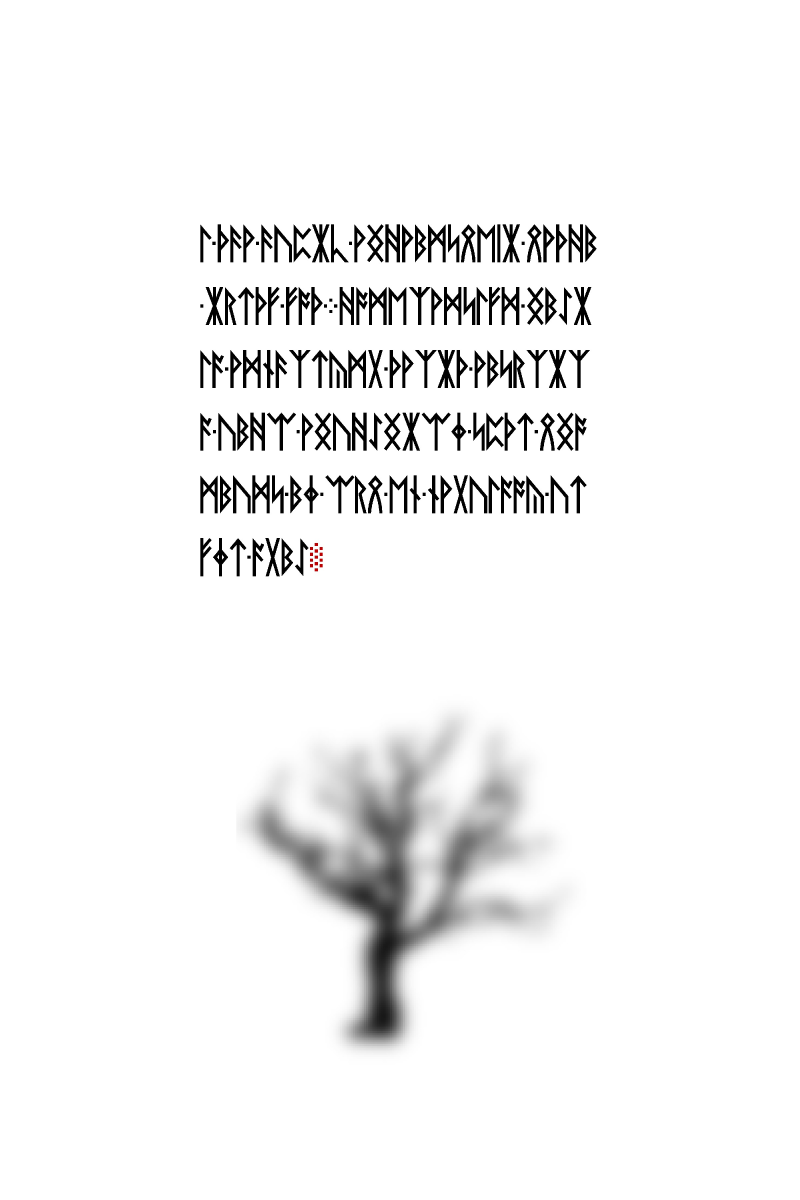
#> input picture resources/liber-primus/49.jpg, 2400 x 3600 px, found by its file name (shown at 1/3 size)
$ python lp2_p50_agent1_independent_repro.py
#> lines starting #> are read from the running program, lines starting #| are printed output that depends on the picture
#!/usr/bin/env python3
"""Independent p49-p51 transcription and 2016 p50 navigation-route reproduction.
No canonical grid JSON or existing SFT is loaded.
"""
from collections import Counter
import hashlib, json, re
from pathlib import Path

# Direct visual transcription: scan 66.jpg (p49), 67.jpg (p50), 68.jpg (p51).
# Signed 2016 word source: cicada2016-4gq25-outguess.asc, Git blob a0d8bd2d73613e01cd8a2103d5721b2b998ee482.
# GP29 order/prime source: 2013-twitter-stage-gematria-source.md, Git blob 12aae534f524962e5e3215b7a377ef587604fa8f.
# DH candidate depths p,g,a,b,A,B,K are the seven values documented in the existing source reconstruction.
R=[
"3N 3p 2l 36 1b 3v 26 33","1W 49 2a 3g 47 04 33 3W",
"21 3M 0F 0X 1g 2H 0x 1R","1n 3I 2r 0P 2U 16 2L 2D",
"1t 1s 3H 0d 0s 1K 2D 05","1K 1O 0S 1D 3o 1l 3J 1G",
"4D 0G 0l 0x 1Q 2p 2a 1K","4E 1w 2Q 19 1k 3G 24 0p",
"22 4F 0P 3C 3J 1D 2n 1m","2i 1J 3P 2v 1s 2O 0k 1M",
"2M 0w 3L 3D 2r 0S 1p 15","3V 3e 3I 0n 3u 1O 0u 0Z",
"3g 2U 1C 0Y 1N 3n 0W 3Q","22 13 0V 3c 0E 34 0W 1t",
"1D 2N 3H 47 0s 2p 0Z 34","0g 3v 1Q 0s 0D 0K 2h 3D",
"3L 2x 1Q 20 2n 2L 1C 2p","0A 29 3r 0D 45 0k 2e 2W",
"25 3U 1W 2r 46 2s 2X 39","3p 0X 0E 1q 0q 4B 49 48",
"3r 3b 3C 1M 1j 0I 4A 48","40 3m 4E 0s 2S 1v 3T 0I",
"3t 2B 2k 2t 2O 0e 2l 1L",
"28 2a 0J 1L 0c 3C 2o 0X","00 2Z 2d 1T 2u 1t 1j 0l",
"1o 1E 3T 18 3E 1G 27 0L","0v 2t 06 11 1A 2U 4B 1O",
"2M 3d 2S 0x 0w 0q 0p 2V","18 0q 1D 49 2O 00 1v 2t",
"1k 3s 3G 21 3w 0W 29 2r","2O 2L 0g 3Y 0M 0u 3I 3C",
"1r 2c 2q 3o 30 0a 39 1K"]
A60="0123456789ABCDEFGHIJKLMNOPQRSTUVWXYZabcdefghijklmnopqrstuvwx"
A59=A60.replace("f","")
GP=["F","U","TH","O","R","C","G","W","H","N","I","J","EO","P","X","S","T","B","E","M","L","NG","OE","D","A","AE","Y","IA","EA"]
PR=[2,3,5,7,11,13,17,19,23,29,31,37,41,43,47,53,59,61,67,71,73,79,83,89,97,101,103,107,109]
IX={s:i for i,s in enumerate(GP)}; PV=dict(zip(GP,PR)); IX.update(V=IX["U"],K=IX["C"]); PV.update(V=PV["U"],K=PV["C"])
DG=("TH","EO","NG","OE","AE","IA","EA")
BODY="""Hello.

The path lies empty; epiphany seeks the devoted.

Liber Primus is the way.  Its words are the map, their
meaning is the road, and their numbers are the direction.

Seek and you will be found.

Good luck.

3301

Beware false paths.  Verify OpenPGP 7A35090F."""
WORDS=[w.upper() for w in re.findall(r"[A-Za-z0-9]+",BODY) if w.isalpha()]
DEPTHS=[("p",23),("g",5),("a",6),("b",15),("A",8),("B",19),("K",2)]
RUNE_COUNT=121
IMG_SHA={"49.jpg":"c0f778187a8e9ddbfc667a65929ac567430a2e38278a2022377984ac084e5f72",
"66.jpg":"aa3f89156756edf8b796a470a14a3db96516ad2fedf1ed98ccabc1a1cddc0335",
"67.jpg":"bd6d4a3678fa37197bd43c58861273dc59604b5b68dfa20de1ec13f0704be776",
"68.jpg":"2b9d60f62b2bc65d040f7ae1bc0960d5a44ca251d2730d049a618074a83e208b"}

def rune_tokens(w):
    w=w.upper(); out=[]; i=0
    while i<len(w):
        p=w[i:i+2]
        if p in DG: out.append(p); i+=2
        else:
            if w[i] not in IX: raise ValueError((w,i))
            out.append(w[i]); i+=1
    return out

def encodings():
    names=("GP0","GP0mod256","GP1","GP1mod256","GPprime","GPprimemod256","runeCount")
    out={n:[] for n in names}
    for w in WORDS:
        rs=rune_tokens(w); a=sum(IX[x] for x in rs); b=sum(IX[x]+1 for x in rs); c=sum(PV[x] for x in rs)
        for n,v in (("GP0",a),("GP0mod256",a%256),("GP1",b),("GP1mod256",b%256),("GPprime",c),("GPprimemod256",c%256),("runeCount",len(rs))): out[n].append(v)
    return out

def decode(tokens,alphabet):
    if any(ch not in alphabet for t in tokens for ch in t): return None
    return [alphabet.index(t[0])*len(alphabet)+alphabet.index(t[1]) for t in tokens]

def traversals(mat):
    out={}
    for axis in ("row","column"):
        for mr in (False,True):
            for nr in (False,True):
                if axis=="row":
                    major=range(31,-1,-1) if mr else range(32); minor=range(7,-1,-1) if nr else range(8)
                    v=[mat[r][c] for r in major for c in minor]
                else:
                    major=range(7,-1,-1) if mr else range(8); minor=range(31,-1,-1) if nr else range(32)
                    v=[mat[r][c] for c in major for r in minor]
                out[f"{axis}-major_{'rev' if mr else 'fwd'}_minor_{'rev' if nr else 'fwd'}"]=v
    return out

def follow(t,s,d,off):
    p=[s]
    for _ in range(d):
        i=s-off
        if not 0<=i<256:return None
        s=t[i]+off;p.append(s)
    return p

def graph(t):
    seen=set(); cyc=[]
    for s in range(256):
        if s in seen:continue
        p=[]; pos={}; x=s
        while x not in pos and x not in seen:pos[x]=len(p);p.append(x);x=t[x]
        if x in pos:
            c=p[pos[x]:];k=c.index(min(c));cyc.append(c[k:]+c[:k])
        seen.update(p)
    cyc.sort(key=lambda c:(len(c),c)); co={}
    for i,c in enumerate(cyc):
        for x in c:co[x]=i
    for v in range(256):
        x=v; path=[]
        while x not in co and x not in path:path.append(x);x=t[x]
        if x in co:co[v]=co[x]
    bas=[sum(co.get(v)==i for v in range(256)) for i in range(len(cyc))]
    ind=Counter(t)
    return cyc,bas,sorted(Counter(ind.get(i,0) for i in range(256)).items())

def main():
    assert len(R)==32 and all(len(x.split())==8 for x in R) and len(WORDS)==43
    tok=[t for row in R for t in row.split()]; assert len(tok)==256
    for name,want in IMG_SHA.items():
        p=Path("resources/liber-primus")/name
        if p.exists():
            got=hashlib.sha256(p.read_bytes()).hexdigest(); assert got==want,(name,got,want)
            print("image_sha256",name,got)
    try:
        import numpy as np
        from PIL import Image
        from scipy.ndimage import label
        im=np.asarray(Image.open(Path("resources/liber-primus")/"49.jpg").convert("L"))
        labels,_=label(im[600:1800,550:1850]<128); areas=np.bincount(labels.ravel())[1:]
#> after `labels, _ = label(im[600:1800, 550:1850] < 128)`:
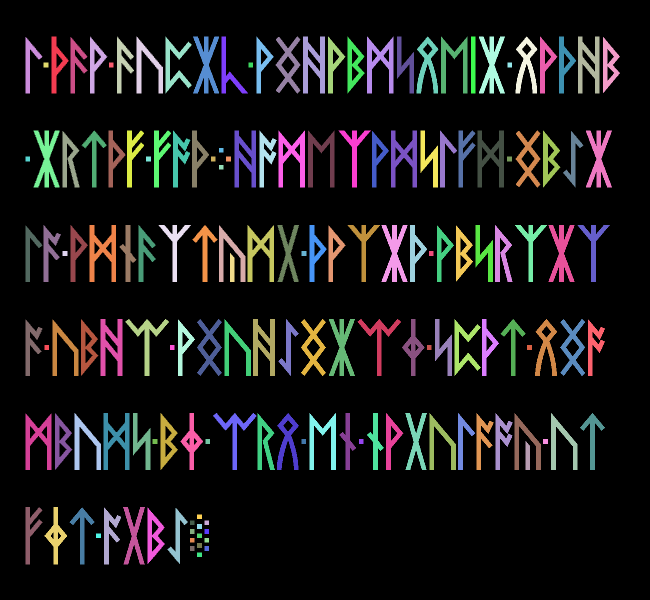
#> labels: shape (1200, 1300) int32 (shown at 1/2 size); 161 distinct labels, from 0 to 160; one colour per label, 0 black
#> after `areas = np.bincount(labels.ravel())[1:]`: areas = 160 values, max 3072 at index 45, min 81 at index 52, mean 1524.7
        big=areas[areas>=500]; small=areas[areas<500]
#> after `big = areas[areas >= 500]`: big = 121 values, max 3072 at index 41, min 1026 at index 16, mean 1980.2
#> after `small = areas[areas < 500]`: small = 39 values, max 481 at index 14, min 81 at index 4, mean 111.5
        bands=[(650,820),(840,1000),(1020,1190),(1210,1380),(1400,1560),(1580,1750)]
        counts=[]
        for lo,hi in bands:
            n=0
            for k,a in enumerate(areas,1):
                if a<500: continue
                ys,xs=np.where(labels==k)
                if len(ys) and lo<=(ys.min()+ys.max())/2+600<hi: n+=1
            counts.append(n)
#> after the loop, counts = [25, 23, 23, 21, 22, 7]
        assert len(big)==121 and counts==[25,23,23,21,22,7] and len(small)==39
        assert int(small.max())==481 and int(big.min())==1026
        print("p32_image_rune_count",len(big),"line_counts",counts,"punctuation_components",len(small))
#| p32_image_rune_count 121 line_counts [25, 23, 23, 21, 22, 7] punctuation_components 39
    except ImportError:
        print("p32_image_rune_count=121 (optional Pillow/NumPy/SciPy check unavailable)")
    assert all(c in A59 for t in tok for c in t)
    b60=decode(tok,A60); assert b60 and min(b60)==0 and max(b60)==255
    raw="\n".join(R)+"\n"
    print("tokens=256 transcription_sha256="+hashlib.sha256(raw.encode()).hexdigest())
    print("base60_vector_sha256="+hashlib.sha256(bytes(b60)).hexdigest(),"cell199",tok[199],b60[199])
    cyc,bas,ind=graph(b60); print("cycles",cyc,"basins",bas,"indegree",ind)
    E=encodings()
    for w in ("EPIPHANY","SEEKS","THE","DEVOTED","EMPTY"):
        i=WORDS.index(w); print(w,{k:v[i] for k,v in E.items()})
    hits=[]; tested=0
    for radix,alpha in (("base59",A59),("base60",A60)):
        decoded=decode(tok,alpha)
        if decoded is None:continue
        mat=[decoded[i*8:(i+1)*8] for i in range(32)]
        for tr,t in traversals(mat).items():
            for enc,vs in E.items():
                for dn,d in DEPTHS:
                    for off,addr in ((0,"zero-based"),(1,"one-based")):
                        for wi in range(40):
                            tested+=1; a,b,c,e=(vs[wi+j] for j in range(4))
                            if a!=RUNE_COUNT:continue
                            path=follow(t,b+off,d,off)
                            if path and path[d-2]==c+off and path[d-1]==e+off and path[d]==32:
                                hits.append((wi,WORDS[wi:wi+4],enc,dn,d,radix,addr,tr,path))
    print("configurations",tested,"raw_hits",len(hits))
    for h in hits:print("hit",h)
    distinct={ (h[0],h[3],h[5],h[6],h[7],h[8][0],tuple(h[8])) for h in hits }
    print("distinct_routes",len(distinct))
    path=[71,108,14,183,81,58,146,92,236,238,129,179,175,18,15,212,70,169,228,144,125,20,102,32]
    assert tested==62720 and len(hits)==2 and len(distinct)==1
    assert hits[0][1]==["EPIPHANY","SEEKS","THE","DEVOTED"] and hits[0][8]==path
    assert E["GP0"][WORDS.index("EMPTY")]==path[7]==92
    # Conditional q/r readout: 2-cycle phase from DH g=5; 11-cycle entry T[32].
    c2=next(c for c in cyc if len(c)==2); s2=next(x for x in c2 if x//29==5); order2=[s2,b60[s2]]
    s11=b60[32]; order11=[s11]; x=b60[s11]
    while x!=s11:order11.append(x);x=b60[x]
    for name,order in (("2-cycle",order2),("11-cycle",order11)):
        for x in order:
            q,r=divmod(x,29); print("conditional_qr",name,x,q,r,WORDS[q],WORDS[r])
    print("RESULT: independent unique navigation route; q/r readout remains conditional.")

if __name__=="__main__":main()
